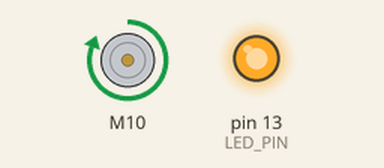
The sketch below on a simulated Arduino Uno, built with avr-gcc and run on an emulated ATmega328P. Shown: DC motor (green arrow = forward, orange = backward, longer = faster), output pins drawn as LEDs (lit = HIGH).

Above: at 0.1 s.
At 8.1 s:
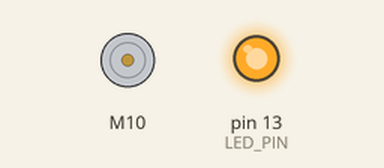
At 16.1 s:
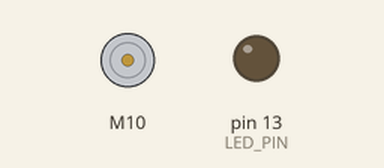
Timing chart, 0 to 17.6 s (numbered marks = the images above):
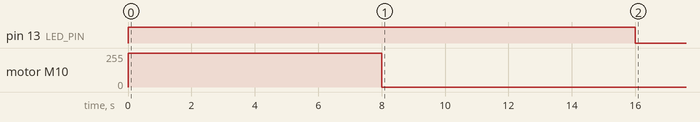

The sketch:

ESC_Calibration_RS540.ino
```cpp
/*
  ESC_Calibration
    It's important to calibrate the ESC with the values (uS / microseconds) he will expect to be for Min and Max speed.
    This one require a little procedure:
      1 - Load the sketch to your Arduino board
      2 - Connect your ESC to the Arduino board
      3 - Power your Arduino board
      4 - Once the LED (LED_PIN) is HIGH/ON connect the power to your ESC, you have 5sec to do so
      5 - Once the LED is LOW/OFF the calibration should be done
      6 - Should now be calibrated between 1000us and 2000us

  27 April 2017
  by Eric Nantel

  Servo & Knob links
  http://www.arduino.cc/en/Tutorial/Knob
  http://people.interaction-ivrea.it/m.rinott
 */
#include "ESC.h"
#define LED_PIN (13)              // Pin for the LED

ESC myESC (10, 1000, 1250, 500);   // ESC_Name (ESC PIN, Minimum Value, Maximum Value, Arm Value)

void setup() {
  pinMode(LED_PIN, OUTPUT);       // LED Visual Output (can be removed)
  digitalWrite(LED_PIN, HIGH);    // LED High while signal is High (can be removed)
  myESC.calib();                  // Calibration of the Max and Min value the ESC is expecting
  myESC.stop();                   // Stop the ESC to avoid damage or injuries
  digitalWrite(LED_PIN, LOW);     // LED Low when the calibration is done (can be removed)
}

void loop() {

}
```
